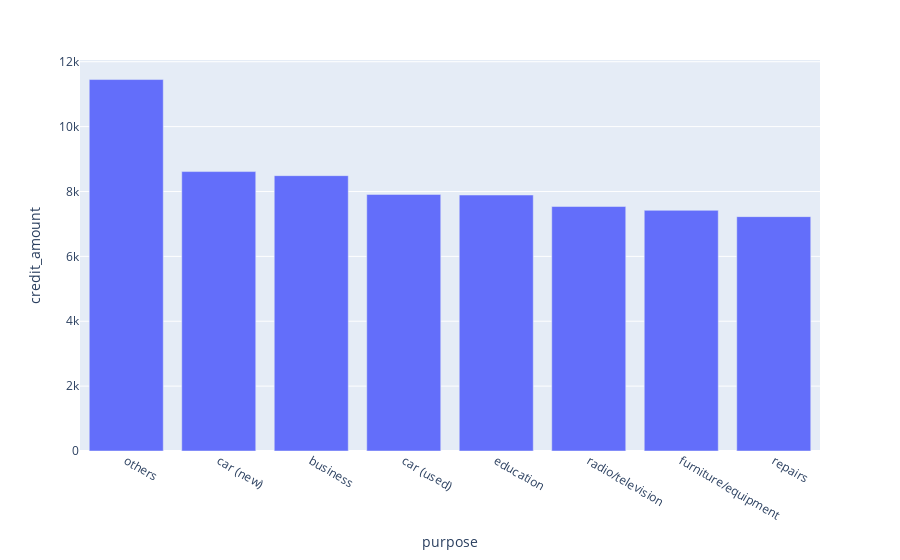

Here is the notebook cell this chart was saved with:
### Code cell
data_high_loans.plot.bar(x="purpose", 
                         y="credit_amount")

### Figure 1 — Plotly figure (JSON) as saved in the notebook; plotly's stock layout.template omitted (floating-point values rounded to 4 significant figures)
{"data": [{"alignmentgroup": "True", "hovertemplate": "purpose=%{x}<br>credit_amount=%{y}<extra></extra>", "legendgroup": "", "marker": {"color": "#636efa", "pattern": {"shape": ""}}, "name": "", "offsetgroup": "", "orientation": "v", "showlegend": false, "textposition": "auto", "type": "bar", "x": ["others", "car (new)", "business", "car (used)", "education", "radio/television", "furniture/equipment", "repairs"], "xaxis": "x", "y": [11450.0, 8614.0, 8488.0, 7909.0, 7891.0, 7537.0, 7419.0, 7225.0], "yaxis": "y"}], "layout": {"barmode": "relative", "legend": {"tracegroupgap": 0}, "margin": {"t": 60}, "xaxis": {"anchor": "y", "domain": [0, 1], "title": {"text": "purpose"}}, "yaxis": {"anchor": "x", "domain": [0, 1], "title": {"text": "credit_amount"}}}}
